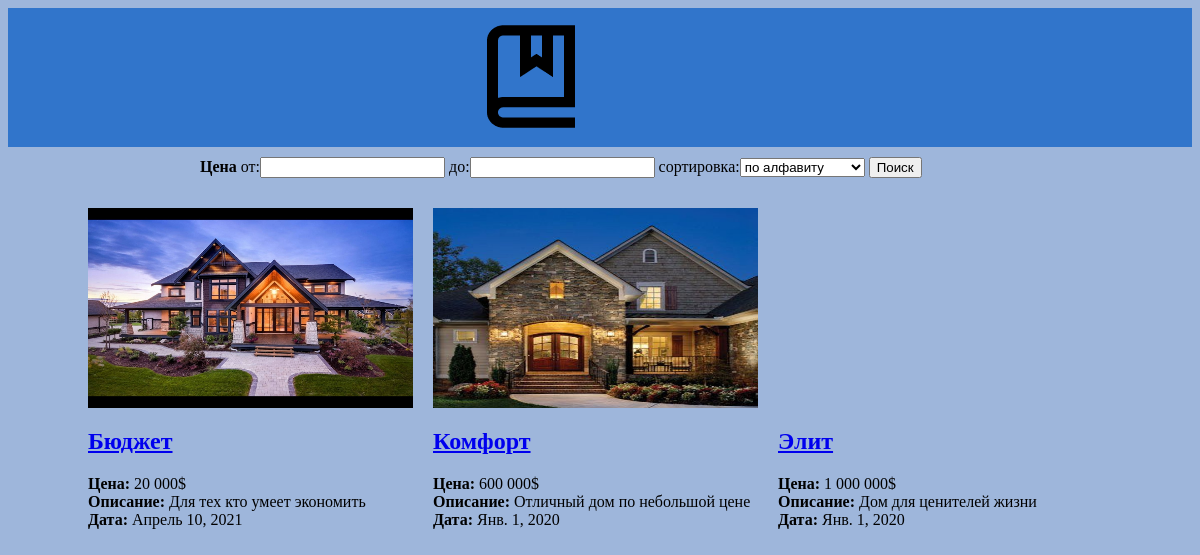
Before: / with the older database file.
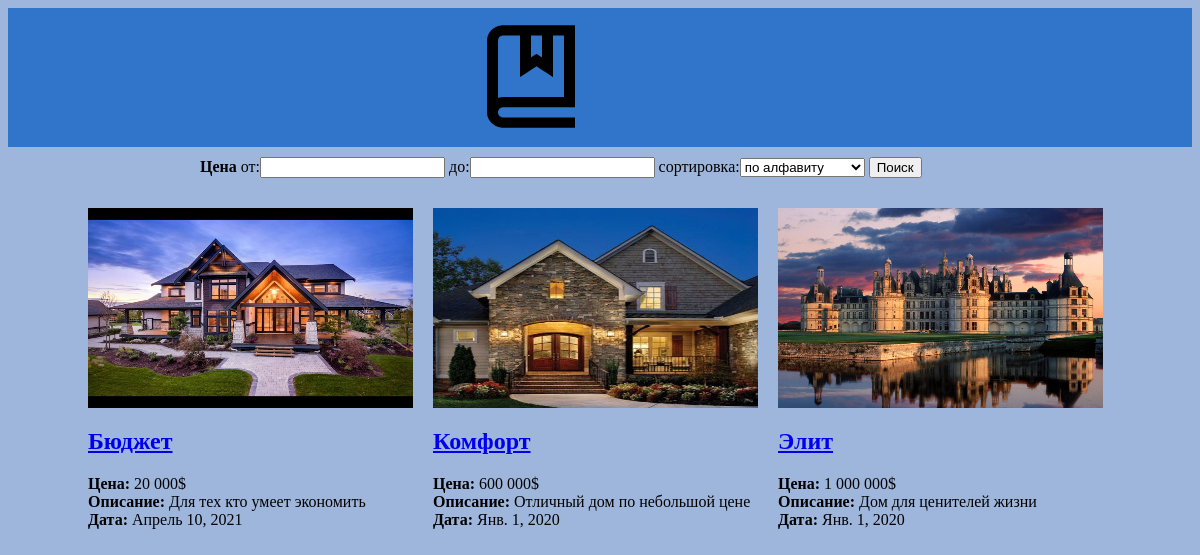
After: the same page with the newer database file.
### houses/models.py (models this page shows, shortened)
class House(models.Model):
    name = models.CharField("название", max_length=50)
    price = models.IntegerField("цена")
    description = models.TextField("описание")
    date = models.DateField("дата", default='2020-01-01')
    photo = models.ImageField("фотография", upload_to="houses/photos", default="", blank=True)
    class Meta:
        verbose_name = "дом"
        verbose_name_plural = "дома"
        ordering = ["name", "price"]

### houses/views.py (the view)
# urls.py: path('', houses_list, name='home'),
def houses_list(request):
    houses = House.objects.all()  # создаем запрос через ORM, в переменной houses содержаться все дома,
    form = HousesFilterForm(request.GET)
    if form.is_valid():
        if form.cleaned_data["min_price"]:
            houses = houses.filter(price__gte=form.cleaned_data["min_price"])
        if form.cleaned_data["max_price"]:
            houses = houses.filter(price__lte=form.cleaned_data["max_price"])
        if form.cleaned_data["ordering"]:
            houses = houses.order_by(form.cleaned_data["ordering"])
    return render(request, "houses/houses_list.html", {"houses": houses, "form": form})

### houses/forms.py
class HousesFilterForm(forms.Form):
    min_price = forms.IntegerField(label="от", required=False)
    max_price = forms.IntegerField(label="до", required=False)
    ordering = forms.ChoiceField(label="сортировка", required=False, choices=[
        ["name", "по алфавиту"], ["price", "дешевые сверху"], ["-price", "дорогие сверху"]])

### houses/templates/houses/houses_list.html
{% extends "index.html" %}
{% load humanize %}
{% block application %}
    <form action="" method="get" class="search-form">
    <b>Цена</b> {{ form }}
    <input type="submit" value="Поиск">
    </form>
    <div class="houses">
        {% for house in houses %}
            <div class="house">
                <a href="{% url 'house' house.id %}" class="img">
                    {% if house.photo %}
                        <img src="{{ house.photo.url }}" alt="{{ house.name }}">
                    {% endif %}
                </a>
                <h2><a href="{% url 'house' house_id=house.id %}">{{ house.name }}</a></h2>
                <div>
                    <b>Цена:</b> {{ house.price| intcomma }}$<br>
                    <b>Описание:</b> {{ house.description }}<br>
                    <b>Дата:</b> {{ house.date }}
                </div>
            </div>
        {% endfor %}
    </div>
{% endblock %}

### templates/index.html (shortened to what this page needs)
<!DOCTYPE html>{% load static %}
<html lang="en">
<head>
    <link rel="stylesheet" href={% static "css/style_houses.css"%}>
</head>
<body>
{% include "header.html" %}
{% block application %}{% endblock %}
</body>
</html>

### templates/header.html
{% load static %}
<header>
    <a href="{% url 'home' %}" class="logo">
        <img src="{% static 'images/logo.png'%}" alt="Дом у моря">
    </a>
</header>

### static/css/style_houses.css (style rules this page uses)
body { background-color: rgba(50, 100, 180, 0.47); }
b { font-family: "Times New Roman", sans-serif; }
header { height: 100px; padding: 17px 0 22px 0; background-color: #3175cb; margin-bottom: 10px; }
header .logo { width: 227px; height: 10px; margin: 0 auto; display: block; }
.search-form { width: 800px; display: block; margin: 0 auto 30px auto; }
.houses { width: 1024px; margin: 0 auto; }
.houses .house { float: left; width: 325px; margin-right: 20px; display: block; height: 270px; margin-bottom: 20px; }
.houses .house:nth-child(3n+3) { margin-right: 0; }
.houses .house .img { width: 325px; height: 200px; display: block; }
.houses .house .img img { width: 325px; height: 200px; }

Changed rows visible on the page:
changed House "Элит": photo: picture added
